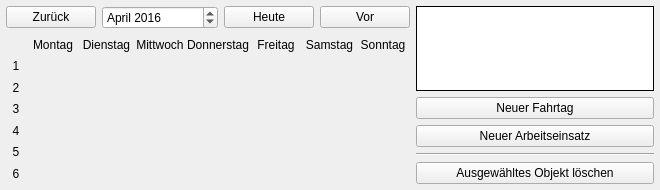
<?xml version="1.0" encoding="UTF-8"?>
<ui version="4.0">
 <class>Calendar</class>
 <widget class="QFrame" name="Calendar">
  <property name="geometry">
   <rect>
    <x>0</x>
    <y>0</y>
    <width>660</width>
    <height>190</height>
   </rect>
  </property>
  <property name="windowTitle">
   <string>Frame</string>
  </property>
  <property name="frameShape">
   <enum>QFrame::NoFrame</enum>
  </property>
  <property name="frameShadow">
   <enum>QFrame::Plain</enum>
  </property>
  <property name="lineWidth">
   <number>0</number>
  </property>
  <layout class="QGridLayout" name="gridLayout_2" rowstretch="0,1" columnstretch="2,0">
   <property name="leftMargin">
    <number>6</number>
   </property>
   <property name="topMargin">
    <number>6</number>
   </property>
   <property name="rightMargin">
    <number>6</number>
   </property>
   <property name="bottomMargin">
    <number>6</number>
   </property>
   <property name="spacing">
    <number>6</number>
   </property>
   <item row="0" column="0">
    <layout class="QGridLayout" name="calendarHeader" columnstretch="0,0,0,0,0,0">
     <property name="horizontalSpacing">
      <number>6</number>
     </property>
     <property name="verticalSpacing">
      <number>0</number>
     </property>
     <item row="0" column="0">
      <widget class="QPushButton" name="buttonPrev">
       <property name="minimumSize">
        <size>
         <width>90</width>
         <height>0</height>
        </size>
       </property>
       <property name="text">
        <string>Zurück</string>
       </property>
      </widget>
     </item>
     <item row="0" column="1">
      <spacer name="horizontalSpacer">
       <property name="orientation">
        <enum>Qt::Horizontal</enum>
       </property>
       <property name="sizeHint" stdset="0">
        <size>
         <width>108</width>
         <height>20</height>
        </size>
       </property>
      </spacer>
     </item>
     <item row="0" column="4">
      <widget class="QPushButton" name="buttonToday">
       <property name="minimumSize">
        <size>
         <width>90</width>
         <height>0</height>
        </size>
       </property>
       <property name="text">
        <string>Heute</string>
       </property>
      </widget>
     </item>
     <item row="0" column="3">
      <spacer name="horizontalSpacer_2">
       <property name="orientation">
        <enum>Qt::Horizontal</enum>
       </property>
       <property name="sizeHint" stdset="0">
        <size>
         <width>40</width>
         <height>20</height>
        </size>
       </property>
      </spacer>
     </item>
     <item row="0" column="5">
      <widget class="QPushButton" name="buttonNext">
       <property name="minimumSize">
        <size>
         <width>90</width>
         <height>0</height>
        </size>
       </property>
       <property name="text">
        <string>Vor</string>
       </property>
      </widget>
     </item>
     <item row="0" column="2">
      <widget class="QDateEdit" name="dateSelector">
       <property name="currentSection">
        <enum>QDateTimeEdit::MonthSection</enum>
       </property>
       <property name="displayFormat">
        <string>MMMM yyyy</string>
       </property>
       <property name="date">
        <date>
         <year>2016</year>
         <month>4</month>
         <day>3</day>
        </date>
       </property>
      </widget>
     </item>
    </layout>
   </item>
   <item row="0" column="1" rowspan="2">
    <layout class="QGridLayout" name="gridListe" rowstretch="1,0">
     <property name="horizontalSpacing">
      <number>0</number>
     </property>
     <property name="verticalSpacing">
      <number>6</number>
     </property>
     <item row="0" column="0">
      <widget class="QListWidget" name="listWidget">
       <property name="minimumSize">
        <size>
         <width>205</width>
         <height>0</height>
        </size>
       </property>
       <property name="frameShape">
        <enum>QFrame::Box</enum>
       </property>
       <property name="frameShadow">
        <enum>QFrame::Plain</enum>
       </property>
      </widget>
     </item>
     <item row="1" column="0">
      <layout class="QGridLayout" name="gridActions">
       <property name="horizontalSpacing">
        <number>0</number>
       </property>
       <property name="verticalSpacing">
        <number>6</number>
       </property>
       <item row="0" column="0">
        <widget class="QPushButton" name="buttonAddFahrtag">
         <property name="minimumSize">
          <size>
           <width>170</width>
           <height>0</height>
          </size>
         </property>
         <property name="text">
          <string>Neuer Fahrtag</string>
         </property>
        </widget>
       </item>
       <item row="1" column="0">
        <widget class="QPushButton" name="buttonAddActivity">
         <property name="minimumSize">
          <size>
           <width>170</width>
           <height>0</height>
          </size>
         </property>
         <property name="text">
          <string>Neuer Arbeitseinsatz</string>
         </property>
        </widget>
       </item>
       <item row="2" column="0">
        <widget class="Line" name="line">
         <property name="orientation">
          <enum>Qt::Horizontal</enum>
         </property>
        </widget>
       </item>
       <item row="3" column="0">
        <widget class="QPushButton" name="buttonDelete">
         <property name="minimumSize">
          <size>
           <width>205</width>
           <height>0</height>
          </size>
         </property>
         <property name="text">
          <string>Ausgewähltes Objekt löschen</string>
         </property>
        </widget>
       </item>
      </layout>
     </item>
    </layout>
   </item>
   <item row="1" column="0">
    <layout class="QGridLayout" name="gridLayout" rowstretch="0,1,1,1,1,1,1">
     <property name="spacing">
      <number>0</number>
     </property>
     <item row="0" column="0">
      <layout class="QGridLayout" name="dayOfWeek">
       <property name="spacing">
        <number>0</number>
       </property>
       <item row="0" column="0">
        <spacer name="horizontalSpacer_4">
         <property name="orientation">
          <enum>Qt::Horizontal</enum>
         </property>
         <property name="sizeType">
          <enum>QSizePolicy::Fixed</enum>
         </property>
         <property name="sizeHint" stdset="0">
          <size>
           <width>20</width>
           <height>20</height>
          </size>
         </property>
        </spacer>
       </item>
       <item row="0" column="1">
        <widget class="QLabel" name="day_1">
         <property name="frameShape">
          <enum>QFrame::NoFrame</enum>
         </property>
         <property name="text">
          <string>Montag</string>
         </property>
         <property name="alignment">
          <set>Qt::AlignCenter</set>
         </property>
        </widget>
       </item>
       <item row="0" column="2">
        <widget class="QLabel" name="day_2">
         <property name="frameShape">
          <enum>QFrame::NoFrame</enum>
         </property>
         <property name="text">
          <string>Dienstag</string>
         </property>
         <property name="alignment">
          <set>Qt::AlignCenter</set>
         </property>
        </widget>
       </item>
       <item row="0" column="3">
        <widget class="QLabel" name="day_3">
         <property name="frameShape">
          <enum>QFrame::NoFrame</enum>
         </property>
         <property name="text">
          <string>Mittwoch</string>
         </property>
         <property name="alignment">
          <set>Qt::AlignCenter</set>
         </property>
        </widget>
       </item>
       <item row="0" column="4">
        <widget class="QLabel" name="day_4">
         <property name="frameShape">
          <enum>QFrame::NoFrame</enum>
         </property>
         <property name="text">
          <string>Donnerstag</string>
         </property>
         <property name="alignment">
          <set>Qt::AlignCenter</set>
         </property>
        </widget>
       </item>
       <item row="0" column="5">
        <widget class="QLabel" name="day_5">
         <property name="frameShape">
          <enum>QFrame::NoFrame</enum>
         </property>
         <property name="text">
          <string>Freitag</string>
         </property>
         <property name="alignment">
          <set>Qt::AlignCenter</set>
         </property>
        </widget>
       </item>
       <item row="0" column="6">
        <widget class="QLabel" name="day_6">
         <property name="frameShape">
          <enum>QFrame::NoFrame</enum>
         </property>
         <property name="text">
          <string>Samstag</string>
         </property>
         <property name="alignment">
          <set>Qt::AlignCenter</set>
         </property>
        </widget>
       </item>
       <item row="0" column="7">
        <widget class="QLabel" name="day_7">
         <property name="frameShape">
          <enum>QFrame::NoFrame</enum>
         </property>
         <property name="text">
          <string>Sonntag</string>
         </property>
         <property name="alignment">
          <set>Qt::AlignCenter</set>
         </property>
        </widget>
       </item>
      </layout>
     </item>
     <item row="1" column="0">
      <layout class="QGridLayout" name="week_1" columnstretch="0,1,1,1,1,1,1,1">
       <property name="spacing">
        <number>0</number>
       </property>
       <item row="0" column="0">
        <widget class="QLabel" name="number1_1">
         <property name="minimumSize">
          <size>
           <width>20</width>
           <height>0</height>
          </size>
         </property>
         <property name="maximumSize">
          <size>
           <width>20</width>
           <height>16777215</height>
          </size>
         </property>
         <property name="text">
          <string>1</string>
         </property>
         <property name="alignment">
          <set>Qt::AlignCenter</set>
         </property>
        </widget>
       </item>
       <item row="0" column="1">
        <widget class="CalendarDay" name="day1_1" native="true">
         <property name="lineWidth" stdset="0">
          <number>1</number>
         </property>
        </widget>
       </item>
       <item row="0" column="2">
        <widget class="CalendarDay" name="day2_1" native="true">
         <property name="lineWidth" stdset="0">
          <number>1</number>
         </property>
        </widget>
       </item>
       <item row="0" column="3">
        <widget class="CalendarDay" name="day3_1" native="true">
         <property name="lineWidth" stdset="0">
          <number>1</number>
         </property>
        </widget>
       </item>
       <item row="0" column="4">
        <widget class="CalendarDay" name="day4_1" native="true">
         <property name="lineWidth" stdset="0">
          <number>1</number>
         </property>
        </widget>
       </item>
       <item row="0" column="5">
        <widget class="CalendarDay" name="day5_1" native="true">
         <property name="lineWidth" stdset="0">
          <number>1</number>
         </property>
        </widget>
       </item>
       <item row="0" column="6">
        <widget class="CalendarDay" name="day6_1" native="true">
         <property name="lineWidth" stdset="0">
          <number>1</number>
         </property>
        </widget>
       </item>
       <item row="0" column="7">
        <widget class="CalendarDay" name="day7_1" native="true">
         <property name="lineWidth" stdset="0">
          <number>1</number>
         </property>
        </widget>
       </item>
      </layout>
     </item>
     <item row="2" column="0">
      <layout class="QGridLayout" name="week_2" columnstretch="0,1,1,1,1,1,1,1">
       <property name="spacing">
        <number>0</number>
       </property>
       <item row="0" column="0">
        <widget class="QLabel" name="number1_2">
         <property name="minimumSize">
          <size>
           <width>20</width>
           <height>0</height>
          </size>
         </property>
         <property name="maximumSize">
          <size>
           <width>20</width>
           <height>16777215</height>
          </size>
         </property>
         <property name="text">
          <string>2</string>
         </property>
         <property name="alignment">
          <set>Qt::AlignCenter</set>
         </property>
        </widget>
       </item>
       <item row="0" column="1">
        <widget class="CalendarDay" name="day1_2" native="true">
         <property name="lineWidth" stdset="0">
          <number>1</number>
         </property>
        </widget>
       </item>
       <item row="0" column="2">
        <widget class="CalendarDay" name="day2_2" native="true">
         <property name="lineWidth" stdset="0">
          <number>1</number>
         </property>
        </widget>
       </item>
       <item row="0" column="3">
        <widget class="CalendarDay" name="day3_2" native="true">
         <property name="lineWidth" stdset="0">
          <number>1</number>
         </property>
        </widget>
       </item>
       <item row="0" column="4">
        <widget class="CalendarDay" name="day4_2" native="true">
         <property name="lineWidth" stdset="0">
          <number>1</number>
         </property>
        </widget>
       </item>
       <item row="0" column="5">
        <widget class="CalendarDay" name="day5_2" native="true">
         <property name="lineWidth" stdset="0">
          <number>1</number>
         </property>
        </widget>
       </item>
       <item row="0" column="6">
        <widget class="CalendarDay" name="day6_2" native="true">
         <property name="lineWidth" stdset="0">
          <number>1</number>
         </property>
        </widget>
       </item>
       <item row="0" column="7">
        <widget class="CalendarDay" name="day7_2" native="true">
         <property name="lineWidth" stdset="0">
          <number>1</number>
         </property>
        </widget>
       </item>
      </layout>
     </item>
     <item row="3" column="0">
      <layout class="QGridLayout" name="week_3" columnstretch="0,1,1,1,1,1,1,1">
       <property name="spacing">
        <number>0</number>
       </property>
       <item row="0" column="0">
        <widget class="QLabel" name="number1_3">
         <property name="minimumSize">
          <size>
           <width>20</width>
           <height>0</height>
          </size>
         </property>
         <property name="maximumSize">
          <size>
           <width>20</width>
           <height>16777215</height>
          </size>
         </property>
         <property name="text">
          <string>3</string>
         </property>
         <property name="alignment">
          <set>Qt::AlignCenter</set>
         </property>
        </widget>
       </item>
       <item row="0" column="1">
        <widget class="CalendarDay" name="day1_3" native="true">
         <property name="lineWidth" stdset="0">
          <number>1</number>
         </property>
        </widget>
       </item>
       <item row="0" column="2">
        <widget class="CalendarDay" name="day2_3" native="true">
         <property name="lineWidth" stdset="0">
          <number>1</number>
         </property>
        </widget>
       </item>
       <item row="0" column="3">
        <widget class="CalendarDay" name="day3_3" native="true">
         <property name="lineWidth" stdset="0">
          <number>1</number>
         </property>
        </widget>
       </item>
       <item row="0" column="4">
        <widget class="CalendarDay" name="day4_3" native="true">
         <property name="lineWidth" stdset="0">
          <number>1</number>
         </property>
        </widget>
       </item>
       <item row="0" column="5">
        <widget class="CalendarDay" name="day5_3" native="true">
         <property name="lineWidth" stdset="0">
          <number>1</number>
         </property>
        </widget>
       </item>
       <item row="0" column="6">
        <widget class="CalendarDay" name="day6_3" native="true">
         <property name="lineWidth" stdset="0">
          <number>1</number>
         </property>
        </widget>
       </item>
       <item row="0" column="7">
        <widget class="CalendarDay" name="day7_3" native="true">
         <property name="lineWidth" stdset="0">
          <number>1</number>
         </property>
        </widget>
       </item>
      </layout>
     </item>
     <item row="4" column="0">
      <layout class="QGridLayout" name="week_4" columnstretch="0,1,1,1,1,1,1,1">
       <property name="spacing">
        <number>0</number>
       </property>
       <item row="0" column="0">
        <widget class="QLabel" name="number1_4">
         <property name="minimumSize">
          <size>
           <width>20</width>
           <height>0</height>
          </size>
         </property>
         <property name="maximumSize">
          <size>
           <width>20</width>
           <height>16777215</height>
          </size>
         </property>
         <property name="text">
          <string>4</string>
         </property>
         <property name="alignment">
          <set>Qt::AlignCenter</set>
         </property>
        </widget>
       </item>
       <item row="0" column="1">
        <widget class="CalendarDay" name="day1_4" native="true">
         <property name="lineWidth" stdset="0">
          <number>1</number>
         </property>
        </widget>
       </item>
       <item row="0" column="2">
        <widget class="CalendarDay" name="day2_4" native="true">
         <property name="lineWidth" stdset="0">
          <number>1</number>
         </property>
        </widget>
       </item>
       <item row="0" column="3">
        <widget class="CalendarDay" name="day3_4" native="true">
         <property name="lineWidth" stdset="0">
          <number>1</number>
         </property>
        </widget>
       </item>
       <item row="0" column="4">
        <widget class="CalendarDay" name="day4_4" native="true">
         <property name="lineWidth" stdset="0">
          <number>1</number>
         </property>
        </widget>
       </item>
       <item row="0" column="5">
        <widget class="CalendarDay" name="day5_4" native="true">
         <property name="lineWidth" stdset="0">
          <number>1</number>
         </property>
        </widget>
       </item>
       <item row="0" column="6">
        <widget class="CalendarDay" name="day6_4" native="true">
         <property name="lineWidth" stdset="0">
          <number>1</number>
         </property>
        </widget>
       </item>
       <item row="0" column="7">
        <widget class="CalendarDay" name="day7_4" native="true">
         <property name="lineWidth" stdset="0">
          <number>1</number>
         </property>
        </widget>
       </item>
      </layout>
     </item>
     <item row="5" column="0">
      <layout class="QGridLayout" name="week_5" columnstretch="0,1,1,1,1,1,1,1">
       <property name="spacing">
        <number>0</number>
       </property>
       <item row="0" column="0">
        <widget class="QLabel" name="number1_5">
         <property name="minimumSize">
          <size>
           <width>20</width>
           <height>0</height>
          </size>
         </property>
         <property name="maximumSize">
          <size>
           <width>20</width>
           <height>16777215</height>
          </size>
         </property>
         <property name="text">
          <string>5</string>
         </property>
         <property name="alignment">
          <set>Qt::AlignCenter</set>
         </property>
        </widget>
       </item>
       <item row="0" column="1">
        <widget class="CalendarDay" name="day1_5" native="true">
         <property name="lineWidth" stdset="0">
          <number>1</number>
         </property>
        </widget>
       </item>
       <item row="0" column="2">
        <widget class="CalendarDay" name="day2_5" native="true">
         <property name="lineWidth" stdset="0">
          <number>1</number>
         </property>
        </widget>
       </item>
       <item row="0" column="3">
        <widget class="CalendarDay" name="day3_5" native="true">
         <property name="lineWidth" stdset="0">
          <number>1</number>
         </property>
        </widget>
       </item>
       <item row="0" column="4">
        <widget class="CalendarDay" name="day4_5" native="true">
         <property name="lineWidth" stdset="0">
          <number>1</number>
         </property>
        </widget>
       </item>
       <item row="0" column="5">
        <widget class="CalendarDay" name="day5_5" native="true">
         <property name="lineWidth" stdset="0">
          <number>1</number>
         </property>
        </widget>
       </item>
       <item row="0" column="6">
        <widget class="CalendarDay" name="day6_5" native="true">
         <property name="lineWidth" stdset="0">
          <number>1</number>
         </property>
        </widget>
       </item>
       <item row="0" column="7">
        <widget class="CalendarDay" name="day7_5" native="true">
         <property name="lineWidth" stdset="0">
          <number>1</number>
         </property>
        </widget>
       </item>
      </layout>
     </item>
     <item row="6" column="0">
      <layout class="QGridLayout" name="week_6" columnstretch="0,1,1,1,1,1,1,1">
       <property name="spacing">
        <number>0</number>
       </property>
       <item row="0" column="0">
        <widget class="QLabel" name="number1_6">
         <property name="minimumSize">
          <size>
           <width>20</width>
           <height>0</height>
          </size>
         </property>
         <property name="maximumSize">
          <size>
           <width>20</width>
           <height>16777215</height>
          </size>
         </property>
         <property name="text">
          <string>6</string>
         </property>
         <property name="alignment">
          <set>Qt::AlignCenter</set>
         </property>
        </widget>
       </item>
       <item row="0" column="1">
        <widget class="CalendarDay" name="day1_6" native="true">
         <property name="lineWidth" stdset="0">
          <number>1</number>
         </property>
        </widget>
       </item>
       <item row="0" column="2">
        <widget class="CalendarDay" name="day2_6" native="true">
         <property name="lineWidth" stdset="0">
          <number>1</number>
         </property>
        </widget>
       </item>
       <item row="0" column="3">
        <widget class="CalendarDay" name="day3_6" native="true">
         <property name="lineWidth" stdset="0">
          <number>1</number>
         </property>
        </widget>
       </item>
       <item row="0" column="4">
        <widget class="CalendarDay" name="day4_6" native="true">
         <property name="lineWidth" stdset="0">
          <number>1</number>
         </property>
        </widget>
       </item>
       <item row="0" column="5">
        <widget class="CalendarDay" name="day5_6" native="true">
         <property name="lineWidth" stdset="0">
          <number>1</number>
         </property>
        </widget>
       </item>
       <item row="0" column="6">
        <widget class="CalendarDay" name="day6_6" native="true">
         <property name="lineWidth" stdset="0">
          <number>1</number>
         </property>
        </widget>
       </item>
       <item row="0" column="7">
        <widget class="CalendarDay" name="day7_6" native="true">
         <property name="lineWidth" stdset="0">
          <number>1</number>
         </property>
        </widget>
       </item>
      </layout>
     </item>
    </layout>
   </item>
  </layout>
 </widget>
 <customwidgets>
  <customwidget>
   <class>CalendarDay</class>
   <extends>QWidget</extends>
   <header location="global">calendarday.h</header>
   <container>1</container>
  </customwidget>
 </customwidgets>
 <tabstops>
  <tabstop>buttonPrev</tabstop>
  <tabstop>dateSelector</tabstop>
  <tabstop>buttonToday</tabstop>
  <tabstop>buttonNext</tabstop>
  <tabstop>listWidget</tabstop>
  <tabstop>buttonAddFahrtag</tabstop>
  <tabstop>buttonAddActivity</tabstop>
  <tabstop>buttonDelete</tabstop>
 </tabstops>
 <resources/>
 <connections/>
</ui>
